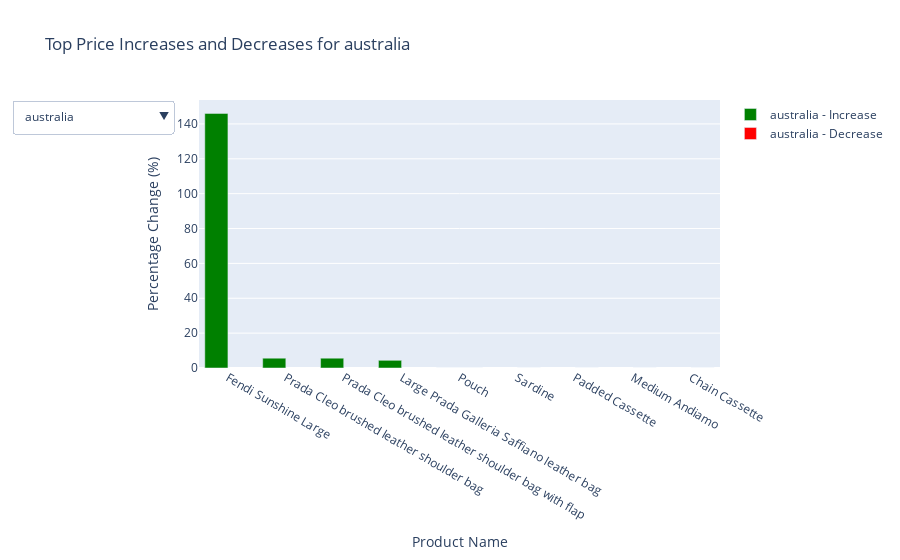

Source (notebook cell):
### Markdown cell above
Prada's Pricing Strategy:
Prada has shown a clear trend of increasing prices for its popular products like the Galleria, Cleo, and Symbole bags across most regions, indicating strong demand or a premium positioning strategy.

Frances Bag Devaluation:
The significant price drops for the Frances Bag suggest a strategic decision, possibly due to declining demand or the need to clear inventory.

Regional Price Variations:
Some regions like UAE and Australia show significant price movements, highlighting the impact of local market dynamics, consumer behavior, or currency fluctuations.

Stable Regions:
Regions with minimal price changes may have steady pricing policies or insufficient product turnover to register significant changes.


1. Regional Insights
France and United Kingdom:
Small Lola Bag and Small Lola Camera Bag show consistent price increases across both regions, with increases ranging from 2.5% to 5.5%.
No significant decreases for products except for some products with no change (0%).
USA (Tax-Free):
Significant price increases:
Prada Symbole Embroidered Mini Bag (11.3% increase) leads the top movers.
Other Prada products, such as the Galleria and Cleo bags, also show noticeable increases (4-5% range).
Notable price decrease:
Small Frances Bag experienced a significant drop (-38%).
Japan:
Price increases:
Prada Cleo and Symbole bags saw consistent increases (7-9%).
Price decreases:
Small Frances Bag experienced a sharp drop (-48.5%).
Hong Kong and China:
Similar patterns observed with increases in Prada products like Galleria and Symbole bags.
Smaller price decreases compared to other regions, with Frances Bag showing modest reductions.
Korea:
Small Lola Bag and Prada Galleria bags showed strong price increases (3-8%).
No significant decreases.
Australia:
Exceptional price increase:
Fendi Sunshine Large saw a dramatic increase (146%), much higher than any other product or region.
Other increases for Prada products were moderate (4-5%).

3. Product-Level Insights
Consistent Price Increases:
Prada Products dominate the list of top increases across most regions, especially the Galleria, Cleo, and Symbole bags.
These increases suggest a strategic upward pricing adjustment for Prada across global markets.
Significant Price Drops:
The Small Frances Bag experienced consistent decreases across regions (up to -48%), indicating potential inventory clearance or a drop in demand.


5. Regional Outliers
United Arab Emirates:
Small Lola Bag and TB Bag saw the highest decreases (-7%), indicating localized price adjustments.
Australia:
The dramatic increase for Fendi Sunshine Large (146%) stands out, possibly reflecting a supply-demand imbalance or currency fluctuation.


7. Regions with No Movement
Several regions (e.g., Hainan, Korea DF, Taiwan, Thailand, Saudi Arabia) had minimal or no percentage changes. This could indicate:
Stable pricing strategies in these regions.
Lack of sufficient data for meaningful changes.

### Code cell
import plotly.graph_objects as go

# Ensure 'name' is included when creating the top_movers dictionary
top_movers = {}
for region in price_columns_week1:
    pct_change_col = f"{region}_percentage_change"
    top_increase = df_merged.nlargest(5, pct_change_col)[['name_x', pct_change_col]]
    top_decrease = df_merged.nsmallest(5, pct_change_col)[['name_x', pct_change_col]]
    top_movers[region] = {'Top Increase': top_increase, 'Top Decrease': top_decrease}

# Create a figure with a dropdown menu to switch between regions
fig = go.Figure()

# Add traces for each region's top increase and decrease
for region in top_movers:
    increase_data = top_movers[region]['Top Increase']
    decrease_data = top_movers[region]['Top Decrease']
    
    # Top increase trace
    fig.add_trace(
        go.Bar(
            x=increase_data['name_x'],  # Use product name as x-axis
            y=increase_data[f"{region}_percentage_change"], 
            name=f"{region} - Increase", 
            marker_color='green',
            visible=False  # Initially hidden
        )
    )
    
    # Top decrease trace
    fig.add_trace(
        go.Bar(
            x=decrease_data['name_x'],  # Use product name as x-axis
            y=decrease_data[f"{region}_percentage_change"], 
            name=f"{region} - Decrease", 
            marker_color='red',
            visible=False  # Initially hidden
        )
    )

# Set the first region's data to be visible initially
initial_region = list(top_movers.keys())[0]
for trace in fig.data[:2]:  # Only show the first two traces initially
    trace.visible = True

# Create dropdown menu
dropdown_buttons = [
    {
        'label': region,
        'method': 'update',
        'args': [
            {'visible': [i // 2 == j for i in range(len(top_movers) * 2)]},
            {'title': f"Top Price Increases and Decreases for {region}"}
        ]
    }
    for j, region in enumerate(top_movers)
]

# Update layout with dropdowns
fig.update_layout(
    title=f"Top Price Increases and Decreases for {initial_region}",
    xaxis_title="Product Name",
    yaxis_title="Percentage Change (%)",
    updatemenus=[{
        'buttons': dropdown_buttons,
        'direction': "down",
        'showactive': True,
    }]
)

fig.show()

### Figure 1 — Plotly figure (JSON) as saved in the notebook; plotly's stock layout.template omitted (floating-point values rounded to 4 significant figures)
{"data": [{"marker": {"color": "green"}, "name": "france - Increase", "type": "bar", "visible": false, "x": ["Small Lola Bag in Black - Women", "Small Lola Camera Bag in Black - Women", "Pouch", "Sardine", "Padded Cassette"], "y": [3.55, 3.2, 0, 0, 0]}, {"marker": {"color": "red"}, "name": "france - Decrease", "type": "bar", "visible": false, "x": ["Pouch", "Sardine", "Padded Cassette", "Medium Andiamo", "Chain Cassette"], "y": [0, 0, 0, 0, 0]}, {"marker": {"color": "green"}, "name": "united_kingdom - Increase", "type": "bar", "visible": false, "x": ["Small Lola Camera Bag in Black - Women", "Mini Lola Bag in Black - Women", "Small Lola Bag in Black - Women", "Pouch", "Sardine"], "y": [5.505, 3.478, 2.581, 0, 0]}, {"marker": {"color": "red"}, "name": "united_kingdom - Decrease", "type": "bar", "visible": false, "x": ["Pouch", "Sardine", "Padded Cassette", "Medium Andiamo", "Chain Cassette"], "y": [0, 0, 0, 0, 0]}, {"marker": {"color": "green"}, "name": "usa_(tax_free) - Increase", "type": "bar", "visible": false, "x": ["Prada Symbole embroidered fabric mini bag", "Mini Lola Bag in Black - Women", "Large Prada Galleria Saffiano leather bag", "Small Prada Galleria Saffiano leather bag", "Prada Cleo brushed leather shoulder bag"], "y": [11.27, 6.452, 5.319, 5.128, 4.839]}, {"marker": {"color": "red"}, "name": "usa_(tax_free) - Decrease", "type": "bar", "visible": false, "x": ["Small Frances Bag in Black - Women", "Pouch", "Sardine", "Padded Cassette", "Medium Andiamo"], "y": [-38.06, 0, 0, 0, 0]}, {"marker": {"color": "green"}, "name": "japan - Increase", "type": "bar", "visible": false, "x": ["Prada Cleo brushed leather shoulder bag", "Small Prada Symbole embroidered fabric handbag", "Small Prada Galleria Saffiano leather bag", "Prada Symbole embroidered fabric mini bag", "Prada Symbole embroidered fabric mini bag"], "y": [9.859, 9.459, 9.195, 8.434, 7.143]}, {"marker": {"color": "red"}, "name": "japan - Decrease", "type": "bar", "visible": false, "x": ["Small Frances Bag in Black - Women", "Pouch", "Sardine", "Padded Cassette", "Medium Andiamo"], "y": [-48.57, 0, 0, 0, 0]}, {"marker": {"color": "green"}, "name": "hong_kong - Increase", "type": "bar", "visible": false, "x": ["Large Prada Galleria Saffiano leather bag", "Small Lola Camera Bag in Black - Women", "Small Prada Galleria Saffiano leather bag", "Medium Saffiano Leather Prada Matinée Bag", "Prada Moon padded nappa-leather bag"], "y": [5.333, 4.878, 4.575, 4.389, 3.518]}, {"marker": {"color": "red"}, "name": "hong_kong - Decrease", "type": "bar", "visible": false, "x": ["Prada Symbole embroidered fabric mini bag", "Pouch", "Sardine", "Padded Cassette", "Medium Andiamo"], "y": [-0.6623, 0, 0, 0, 0]}, {"marker": {"color": "green"}, "name": "china - Increase", "type": "bar", "visible": false, "x": ["Small Prada Symbole embroidered fabric handbag", "Small Lola Camera Bag in Black - Women", "Prada Symbole embroidered fabric mini bag", "Small Prada Galleria Saffiano leather bag", "Prada Symbole embroidered fabric mini bag"], "y": [6.25, 5.932, 5.114, 4.844, 4.779]}, {"marker": {"color": "red"}, "name": "china - Decrease", "type": "bar", "visible": false, "x": ["Small Frances Bag in Black - Women", "Pouch", "Sardine", "Padded Cassette", "Medium Andiamo"], "y": [-48.89, 0, 0, 0, 0]}, {"marker": {"color": "green"}, "name": "korea - Increase", "type": "bar", "visible": false, "x": ["Small Lola Camera Bag in Black - Women", "Medium Prada Galleria Saffiano leather bag", "Small Lola Bag in Black - Women", "Small Prada Galleria Saffiano leather bag", "Medium Saffiano Leather Prada Matinée Bag"], "y": [8.04, 3.774, 3.509, 3.03, 3.03]}, {"marker": {"color": "red"}, "name": "korea - Decrease", "type": "bar", "visible": false, "x": ["Pouch", "Sardine", "Padded Cassette", "Medium Andiamo", "Chain Cassette"], "y": [0, 0, 0, 0, 0]}, {"marker": {"color": "green"}, "name": "korea_df - Increase", "type": "bar", "visible": false, "x": ["Pouch", "Sardine", "Padded Cassette", "Medium Andiamo", "Chain Cassette"], "y": [0, 0, 0, 0, 0]}, {"marker": {"color": "red"}, "name": "korea_df - Decrease", "type": "bar", "visible": false, "x": ["Pouch", "Sardine", "Padded Cassette", "Medium Andiamo", "Chain Cassette"], "y": [0, 0, 0, 0, 0]}, {"marker": {"color": "green"}, "name": "hainan_df - Increase", "type": "bar", "visible": false, "x": ["Pouch", "Sardine", "Padded Cassette", "Medium Andiamo", "Chain Cassette"], "y": [0, 0, 0, 0, 0]}, {"marker": {"color": "red"}, "name": "hainan_df - Decrease", "type": "bar", "visible": false, "x": ["Pouch", "Sardine", "Padded Cassette", "Medium Andiamo", "Chain Cassette"], "y": [0, 0, 0, 0, 0]}, {"marker": {"color": "green"}, "name": "united_arab_emirates - Increase", "type": "bar", "visible": false, "x": ["Prada Symbole embroidered fabric mini bag", "Pouch", "Sardine", "Padded Cassette", "Medium Andiamo"], "y": [3.704, 0, 0, 0, 0]}, {"marker": {"color": "red"}, "name": "united_arab_emirates - Decrease", "type": "bar", "visible": false, "x": ["Small Lola Bag in Black - Women", "Mini TB Bag in Black - Women", "Mini Frances Bag in Black - Women", "Small Frances Bag in Black - Women", "Small TB Bag in Black - Women"], "y": [-7.059, -7.059, -4.04, -3.67, -3.67]}, {"marker": {"color": "green"}, "name": "australia - Increase", "type": "bar", "visible": true, "x": ["Fendi Sunshine Large", "Prada Cleo brushed leather shoulder bag", "Prada Cleo brushed leather shoulder bag with flap", "Large Prada Galleria Saffiano leather bag", "Pouch"], "y": [146.0, 5.618, 5.618, 4.412, 0]}, {"marker": {"color": "red"}, "name": "australia - Decrease", "type": "bar", "visible": true, "x": ["Pouch", "Sardine", "Padded Cassette", "Medium Andiamo", "Chain Cassette"], "y": [0, 0, 0, 0, 0]}, {"marker": {"color": "green"}, "name": "canada - Increase", "type": "bar", "visible": false, "x": ["Pouch", "Sardine", "Padded Cassette", "Medium Andiamo", "Chain Cassette"], "y": [0, 0, 0, 0, 0]}, {"marker": {"color": "red"}, "name": "canada - Decrease", "type": "bar", "visible": false, "x": ["Chanel 22 small handbag, Shiny calfskin & gold-tone metal , light yellow — Fashion", "Pouch", "Sardine", "Padded Cassette", "Medium Andiamo"], "y": [-93.9, 0, 0, 0, 0]}, {"marker": {"color": "green"}, "name": "macao - Increase", "type": "bar", "visible": false, "x": ["Pouch", "Sardine", "Padded Cassette", "Medium Andiamo", "Chain Cassette"], "y": [0, 0, 0, 0, 0]}, {"marker": {"color": "red"}, "name": "macao - Decrease", "type": "bar", "visible": false, "x": ["Pouch", "Sardine", "Padded Cassette", "Medium Andiamo", "Chain Cassette"], "y": [0, 0, 0, 0, 0]}, {"marker": {"color": "green"}, "name": "mexico - Increase", "type": "bar", "visible": false, "x": ["Pouch", "Sardine", "Padded Cassette", "Medium Andiamo", "Chain Cassette"], "y": [0, 0, 0, 0, 0]}, {"marker": {"color": "red"}, "name": "mexico - Decrease", "type": "bar", "visible": false, "x": ["Pouch", "Sardine", "Padded Cassette", "Medium Andiamo", "Chain Cassette"], "y": [0, 0, 0, 0, 0]}, {"marker": {"color": "green"}, "name": "saudi_arabia - Increase", "type": "bar", "visible": false, "x": ["Pouch", "Sardine", "Padded Cassette", "Medium Andiamo", "Chain Cassette"], "y": [0, 0, 0, 0, 0]}, {"marker": {"color": "red"}, "name": "saudi_arabia - Decrease", "type": "bar", "visible": false, "x": ["Pouch", "Sardine", "Padded Cassette", "Medium Andiamo", "Chain Cassette"], "y": [0, 0, 0, 0, 0]}, {"marker": {"color": "green"}, "name": "singapore - Increase", "type": "bar", "visible": false, "x": ["Prada Cleo brushed leather shoulder bag with flap", "Pouch", "Sardine", "Padded Cassette", "Medium Andiamo"], "y": [5.556, 0, 0, 0, 0]}, {"marker": {"color": "red"}, "name": "singapore - Decrease", "type": "bar", "visible": false, "x": ["Pouch", "Sardine", "Padded Cassette", "Medium Andiamo", "Chain Cassette"], "y": [0, 0, 0, 0, 0]}, {"marker": {"color": "green"}, "name": "thailand - Increase", "type": "bar", "visible": false, "x": ["Pouch", "Sardine", "Padded Cassette", "Medium Andiamo", "Chain Cassette"], "y": [0, 0, 0, 0, 0]}, {"marker": {"color": "red"}, "name": "thailand - Decrease", "type": "bar", "visible": false, "x": ["Pouch", "Sardine", "Padded Cassette", "Medium Andiamo", "Chain Cassette"], "y": [0, 0, 0, 0, 0]}, {"marker": {"color": "green"}, "name": "taiwan - Increase", "type": "bar", "visible": false, "x": ["Pouch", "Sardine", "Padded Cassette", "Medium Andiamo", "Chain Cassette"], "y": [0, 0, 0, 0, 0]}, {"marker": {"color": "red"}, "name": "taiwan - Decrease", "type": "bar", "visible": false, "x": ["Pouch", "Sardine", "Padded Cassette", "Medium Andiamo", "Chain Cassette"], "y": [0, 0, 0, 0, 0]}], "layout": {"autosize": true, "title": {"text": "Top Price Increases and Decreases for australia"}, "updatemenus": [{"active": 10, "buttons": [{"args": [{"visible": [true, true, false, false, false, false, false, false, false, false, false, false, false, false, false, false, false, false, false, false, false, false, false, false, false, false, false, false, false, false, false, false, false, false, false, false]}, {"title": "Top Price Increases and Decreases for france"}], "label": "france", "method": "update"}, {"args": [{"visible": [false, false, true, true, false, false, false, false, false, false, false, false, false, false, false, false, false, false, false, false, false, false, false, false, false, false, false, false, false, false, false, false, false, false, false, false]}, {"title": "Top Price Increases and Decreases for united_kingdom"}], "label": "united_kingdom", "method": "update"}, {"args": [{"visible": [false, false, false, false, true, true, false, false, false, false, false, false, false, false, false, false, false, false, false, false, false, false, false, false, false, false, false, false, false, false, false, false, false, false, false, false]}, {"title": "Top Price Increases and Decreases for usa_(tax_free)"}], "label": "usa_(tax_free)", "method": "update"}, {"args": [{"visible": [false, false, false, false, false, false, true, true, false, false, false, false, false, false, false, false, false, false, false, false, false, false, false, false, false, false, false, false, false, false, false, false, false, false, false, false]}, {"title": "Top Price Increases and Decreases for japan"}], "label": "japan", "method": "update"}, {"args": [{"visible": [false, false, false, false, false, false, false, false, true, true, false, false, false, false, false, false, false, false, false, false, false, false, false, false, false, false, false, false, false, false, false, false, false, false, false, false]}, {"title": "Top Price Increases and Decreases for hong_kong"}], "label": "hong_kong", "method": "update"}, {"args": [{"visible": [false, false, false, false, false, false, false, false, false, false, true, true, false, false, false, false, false, false, false, false, false, false, false, false, false, false, false, false, false, false, false, false, false, false, false, false]}, {"title": "Top Price Increases and Decreases for china"}], "label": "china", "method": "update"}, {"args": [{"visible": [false, false, false, false, false, false, false, false, false, false, false, false, true, true, false, false, false, false, false, false, false, false, false, false, false, false, false, false, false, false, false, false, false, false, false, false]}, {"title": "Top Price Increases and Decreases for korea"}], "label": "korea", "method": "update"}, {"args": [{"visible": [false, false, false, false, false, false, false, false, false, false, false, false, false, false, true, true, false, false, false, false, false, false, false, false, false, false, false, false, false, false, false, false, false, false, false, false]}, {"title": "Top Price Increases and Decreases for korea_df"}], "label": "korea_df", "method": "update"}, {"args": [{"visible": [false, false, false, false, false, false, false, false, false, false, false, false, false, false, false, false, true, true, false, false, false, false, false, false, false, false, false, false, false, false, false, false, false, false, false, false]}, {"title": "Top Price Increases and Decreases for hainan_df"}], "label": "hainan_df", "method": "update"}, {"args": [{"visible": [false, false, false, false, false, false, false, false, false, false, false, false, false, false, false, false, false, false, true, true, false, false, false, false, false, false, false, false, false, false, false, false, false, false, false, false]}, {"title": "Top Price Increases and Decreases for united_arab_emirates"}], "label": "united_arab_emirates", "method": "update"}, {"args": [{"visible": [false, false, false, false, false, false, false, false, false, false, false, false, false, false, false, false, false, false, false, false, true, true, false, false, false, false, false, false, false, false, false, false, false, false, false, false]}, {"title": "Top Price Increases and Decreases for australia"}], "label": "australia", "method": "update"}, {"args": [{"visible": [false, false, false, false, false, false, false, false, false, false, false, false, false, false, false, false, false, false, false, false, false, false, true, true, false, false, false, false, false, false, false, false, false, false, false, false]}, {"title": "Top Price Increases and Decreases for canada"}], "label": "canada", "method": "update"}, {"args": [{"visible": [false, false, false, false, false, false, false, false, false, false, false, false, false, false, false, false, false, false, false, false, false, false, false, false, true, true, false, false, false, false, false, false, false, false, false, false]}, {"title": "Top Price Increases and Decreases for macao"}], "label": "macao", "method": "update"}, {"args": [{"visible": [false, false, false, false, false, false, false, false, false, false, false, false, false, false, false, false, false, false, false, false, false, false, false, false, false, false, true, true, false, false, false, false, false, false, false, false]}, {"title": "Top Price Increases and Decreases for mexico"}], "label": "mexico", "method": "update"}, {"args": [{"visible": [false, false, false, false, false, false, false, false, false, false, false, false, false, false, false, false, false, false, false, false, false, false, false, false, false, false, false, false, true, true, false, false, false, false, false, false]}, {"title": "Top Price Increases and Decreases for saudi_arabia"}], "label": "saudi_arabia", "method": "update"}, {"args": [{"visible": [false, false, false, false, false, false, false, false, false, false, false, false, false, false, false, false, false, false, false, false, false, false, false, false, false, false, false, false, false, false, true, true, false, false, false, false]}, {"title": "Top Price Increases and Decreases for singapore"}], "label": "singapore", "method": "update"}, {"args": [{"visible": [false, false, false, false, false, false, false, false, false, false, false, false, false, false, false, false, false, false, false, false, false, false, false, false, false, false, false, false, false, false, false, false, true, true, false, false]}, {"title": "Top Price Increases and Decreases for thailand"}], "label": "thailand", "method": "update"}, {"args": [{"visible": [false, false, false, false, false, false, false, false, false, false, false, false, false, false, false, false, false, false, false, false, false, false, false, false, false, false, false, false, false, false, false, false, false, false, true, true]}, {"title": "Top Price Increases and Decreases for taiwan"}], "label": "taiwan", "method": "update"}], "direction": "down", "showactive": true}], "xaxis": {"autorange": true, "range": [-0.5, 8.5], "title": {"text": "Product Name"}, "type": "category"}, "yaxis": {"autorange": true, "range": [0, 153.7], "title": {"text": "Percentage Change (%)"}, "type": "linear"}}}
